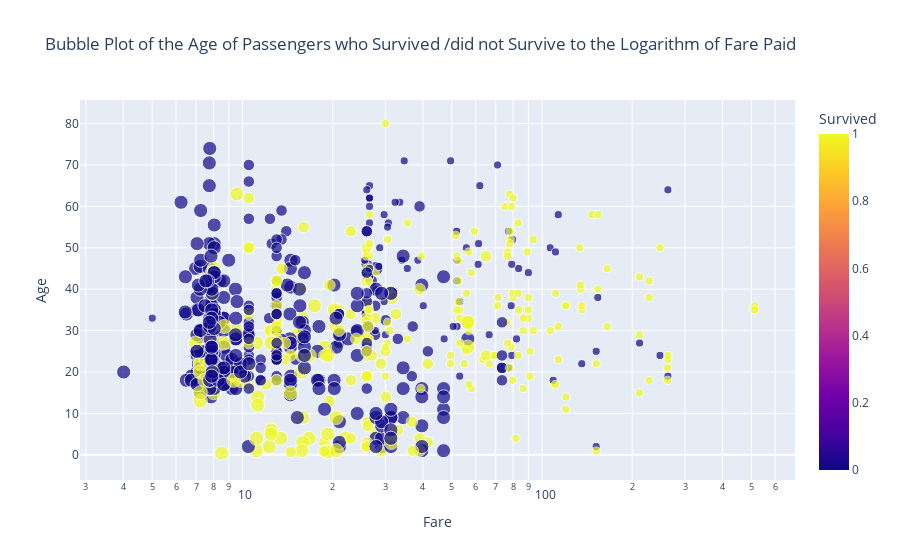

Notebook cell for this chart:
### Code cell
# Create a bubble plot using Plotly Express
fig = px.scatter(df, x="Fare", y="Age", size="Pclass", color="Survived", hover_name="Name",
                 log_x=True, size_max=10, title = "Bubble Plot of the Age of Passengers who Survived /did not Survive to the Logarithm of Fare Paid") # Log of Fare

# Show the plot
fig.show()

### Figure 1 — Plotly figure (JSON) as saved in the notebook; plotly's stock layout.template omitted (floating-point values rounded to 4 significant figures; data arrays with more than 128 entries replaced by an {"elided": "..."} marker saying what was removed)
{"data": [{"hovertemplate": "<b>%{hovertext}</b><br><br>Fare=%{x}<br>Age=%{y}<br>Pclass=%{marker.size}<br>Survived=%{marker.color}<extra></extra>", "hovertext": {"elided": "891 str values"}, "legendgroup": "", "marker": {"color": {"elided": "891 int values"}, "coloraxis": "coloraxis", "size": {"elided": "891 int values"}, "sizemode": "area", "sizeref": 0.03, "symbol": "circle"}, "mode": "markers", "name": "", "orientation": "v", "showlegend": false, "type": "scatter", "x": {"elided": "891 float values"}, "xaxis": "x", "y": {"elided": "891 float values"}, "yaxis": "y"}], "layout": {"coloraxis": {"colorbar": {"title": {"text": "Survived"}}, "colorscale": [[0, "#0d0887"], [0.1111, "#46039f"], [0.2222, "#7201a8"], [0.3333, "#9c179e"], [0.4444, "#bd3786"], [0.5556, "#d8576b"], [0.6667, "#ed7953"], [0.7778, "#fb9f3a"], [0.8889, "#fdca26"], [1, "#f0f921"]]}, "legend": {"itemsizing": "constant", "tracegroupgap": 0}, "title": {"text": "Bubble Plot of the Age of Passengers who Survived /did not Survive to the Logarithm of Fare Paid"}, "xaxis": {"anchor": "y", "domain": [0, 1], "title": {"text": "Fare"}, "type": "log"}, "yaxis": {"anchor": "x", "domain": [0, 1], "title": {"text": "Age"}}}}
